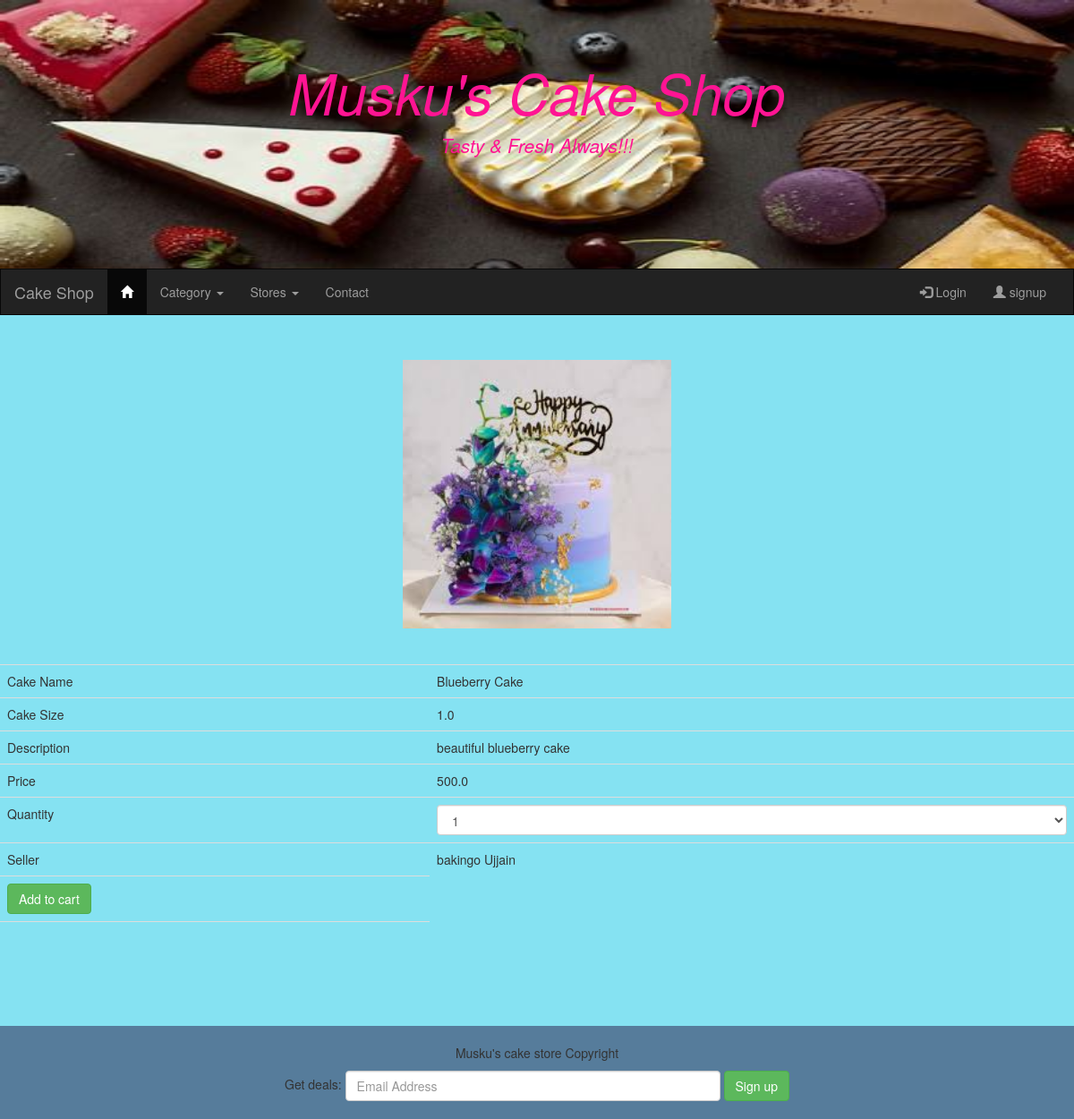
The app's page /viewdetails/1 with its own data.
### Adminapp/models.py (models this page shows)
class Product(models.Model):
    pname = models.CharField(max_length=20)
    price = models.FloatField(default=300)
    size = models.FloatField(default=0.5)
    desc = models.CharField(max_length=50)
    image = models.ImageField(default="abc.jpg",upload_to="images")
    cat = models.ForeignKey(to = "Category",on_delete=models.CASCADE)
    seller = models.CharField(max_length=50)
    class Meta:
        db_table = "Product"
    def __str__(self):
        return self.pname

### Userapp/views.py (the view)
# urls.py: path('viewdetails/<id>',views.viewdetails),
def viewdetails(request,id):
    cat = Category.objects.all()
    cake = Product.objects.get(id = id)
    store = Product.objects.all()
    return render(request,"viewdetails.html",{"cats":cat,"cake":cake,"stores":store})

### Adminapp/models.py (called while the page is built)
    def __str__(self):
        return self.category_name

### Userapp/templates/viewdetails.html (shortened to what this page needs)
{%extends "homepage.html"%}
{%block content%}
<form method="post" action="/addtocart">
<center>
<img src = {{cake.image.url}} style="width:300px; height : 300px;">
<br><br><br>
<table class = "table">
<tr>
    <td> Cake Name</td>
    <td>{{cake}}</td>
</tr>
<tr>
    <td> Cake Size</td>
    <td>{{cake.size}}</td>
</tr>
<tr>
    <td> Description</td>
    <td>{{cake.desc}}</td>
</tr>
<tr>
    <td>Price</td>
    <td>{{cake.price}}</td>
</tr>
<tr>
    <td> Quantity</td>
    <td>
        <select name = "qty" class="form-control">
            <option>1</option>
        </select>
    </td>
    <tr>
        <td>Seller</td>
        <td>{{cake.seller}}</td>
    </tr>
    <tr>
        <td>
            <button type = "submit"class = "btn btn-success">Add to cart</button>
        </td>
    </tr>
    <tr>
        <td>
        </td>
    </tr>
</tr>
</table></center></form>
{%endblock%}

### records on screen
Product: image (picture), pname "Blueberry Cake", size "1.0", desc "beautiful blueberry cake", price "500.0", seller "bakingo Ujjain"
